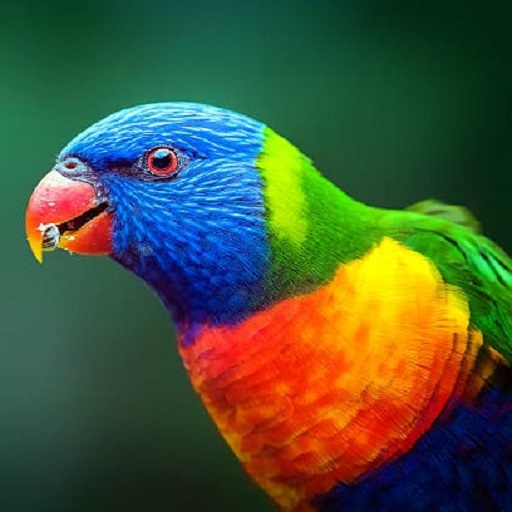
#> input picture Images/aaa.jpg, 512 x 512 px, found by its file name
$ python 'Lab_1(c).py'
#> lines starting #> are read from the running program, lines starting #| are printed output that depends on the picture; after the words box and inside, x2 and y2 are one past the last pixel; in counts of white or black regions, pixels touching at a corner belong together
import cv2
import numpy as np
import matplotlib.pyplot as plt

def histogram_generate(image):
    pixel_counts = np.zeros(256, dtype=int)
    for row in image:
        for pixel_value in row:
            pixel_counts[pixel_value] += 1

    return pixel_counts

img_path = 'Digital Image Processing/Images/aaa.jpg'
img = cv2.imread(img_path,0)
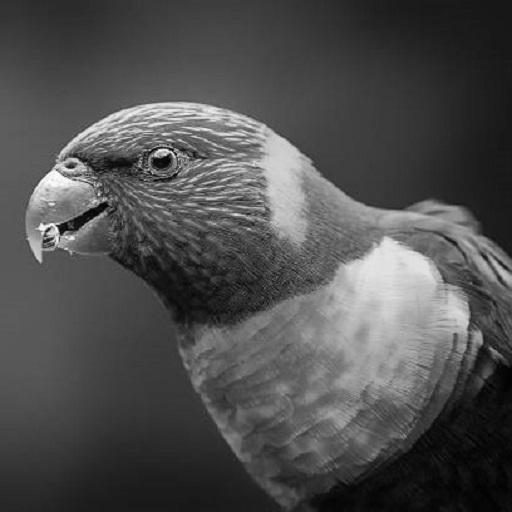
#> img: shape (512, 512); min 1, max 255, mean 78.6

pixel_counts = histogram_generate(img)
#> after the loop in histogram_generate, `for row in image:`: pixel_counts = 256 values, max 4565 at index 88, min 0 at index 0, mean 1024


threshold = 90
segmented_image = (img > threshold).astype(np.uint8)*255
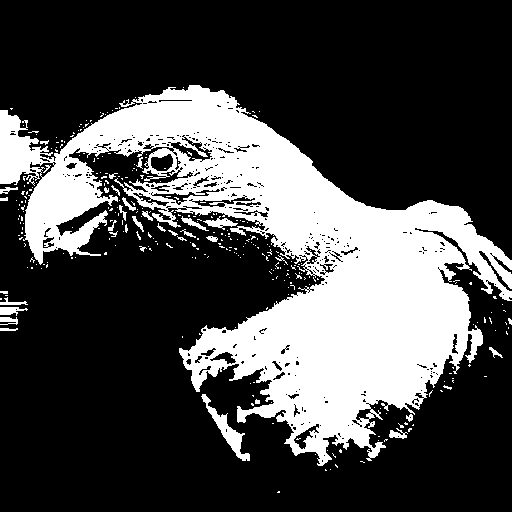
#> segmented_image: shape (512, 512); 28.5% white; 310 white regions (275 under 20 px), largest, box (x1, y1, x2, y2) and area: (0, 85, 512, 466) 71258, (201, 394, 250, 461) 718, (203, 216, 238, 230) 200

#print(segmented_image)

plt.figure(figsize=(8, 7))
plt.subplot(2,2,1)
plt.imshow(img, cmap='gray')
plt.title('Original')
plt.subplot(2,2,2)
plt.bar(range(256), pixel_counts)
plt.title('Histogram')
plt.subplot(2,2,(3,4))
plt.imshow(segmented_image, cmap='gray')
plt.title(f'binary Threshold:{threshold}')

plt.tight_layout()
plt.show()
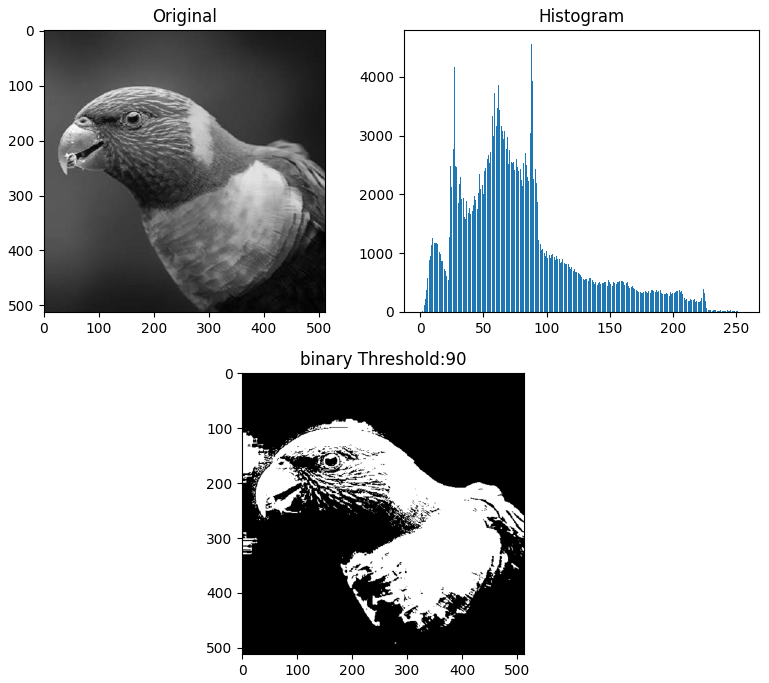
#> figure drawn by matplotlib, 3 panels; panel 2: tallest bar 4565 high, from x = 87.6 to 88.4

$ run again, with Images/a.jpg copied over Images/aaa.jpg
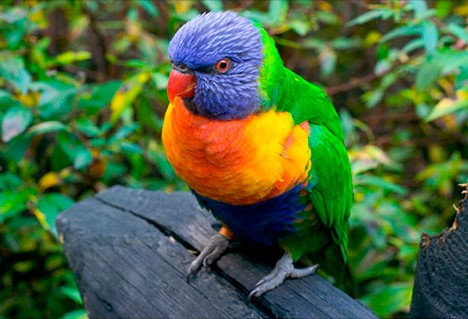
#> input picture Images/a.jpg, 468 x 319 px, found by its file name
#> after the loop in histogram_generate, `for row in image:`: pixel_counts = 256 values, max 1347 at index 81, min 0 at index 239, mean 583.2
#> `segmented_image = (img > threshold).astype(np.uint8)*255`:
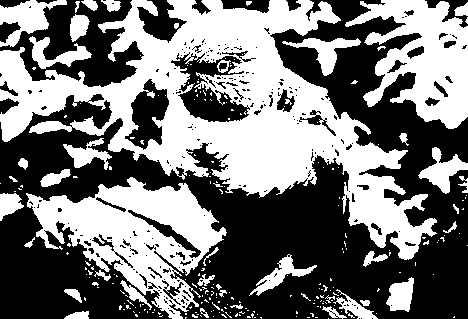
#> segmented_image: shape (319, 468); 46.6% white; 245 white regions (202 under 20 px), largest, box (x1, y1, x2, y2) and area: (0, 0, 437, 260) 38178, (26, 177, 227, 319) 12312, (345, 0, 468, 129) 8472
#> `plt.show()`:
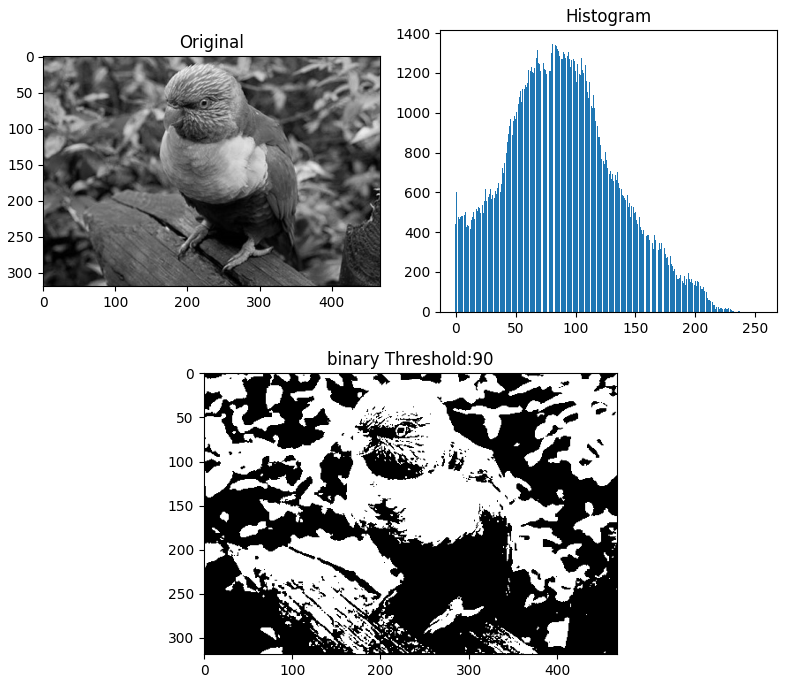
#> figure drawn by matplotlib, 3 panels; panel 2: tallest bar 1347 high, from x = 80.6 to 81.4
